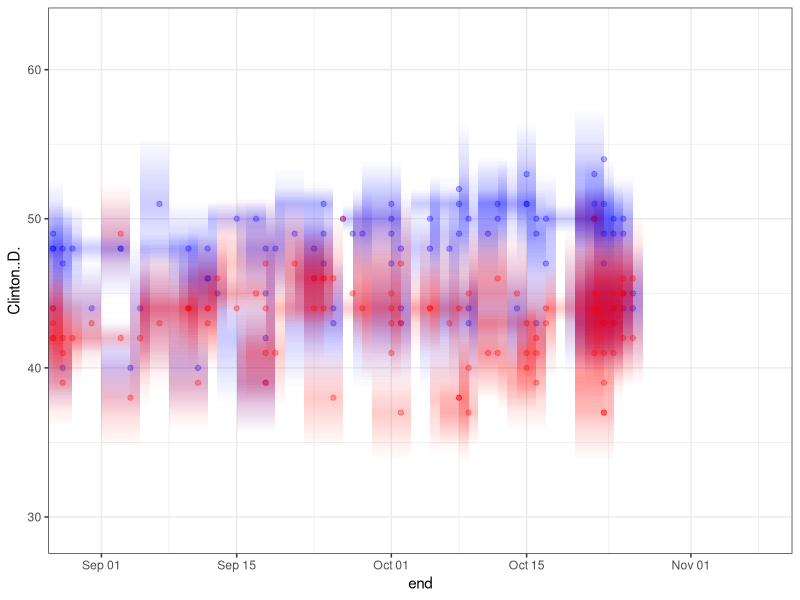

Write the R code that produced this figure.
# Curtis Kephart
# Visualizing national polling


library(ggplot2) # 2.2
library(dplyr)
library(tidyr)

# load data #####
polls = read.csv(
  file = "data/RCP_quickscrape.csv"
)
# replace with API or web-scraper



# clean up data #####
polls <-   polls %>%
  separate(Date, c("start","end"), sep = " - " ) %>%
  separate(Sample, c("sampleSize","sampleType"), sep = " " ) %>%
  mutate(
    sampleSize = ifelse(sampleSize %in% c("LV","RV"), NA, sampleSize),
    sampleSize = as.numeric(sampleSize),
    start = as.Date(paste(start,"/",year,sep=""), format = "%m/%d/%Y"),
    end = as.Date(paste(end,"/",year,sep=""), format = "%m/%d/%Y"),
    MoE = as.numeric(as.character(MoE)),
    Clinton..D. = as.numeric(as.character(Clinton..D.)),
    Trump..R. = as.numeric(as.character(Trump..R.))
  ) %>%
  tbl_df()


# Setup pretty(pretty ish?) gradient for margin of error ####

alpha_start = 0.2
alpha_end = 0
n = 20


# dems ------
data <- polls %>%
  filter( 
    !is.na(MoE))

rect_total_D = data.frame() %>% tbl_df()
for (i in 1:length(data$Poll)){
  temp = data[i,]
  y_steps <- seq(
    from = temp$Clinton..D., 
    to = (temp$Clinton..D. + temp$MoE), 
    length.out = n + 1)
  alpha_steps <- seq(
    from = alpha_start, 
    to = alpha_end, 
    length.out = n)
  rect_grad <- data.frame(ymin = y_steps[-(n + 1)], 
                          ymax = y_steps[-1], 
                          alpha = alpha_steps)
  
  
  y_steps <- seq(
    from = temp$Clinton..D., 
    to = (temp$Clinton..D. - temp$MoE), 
    length.out = n + 1)
  alpha_steps <- seq(
    from = alpha_start,
    to = alpha_end, 
    length.out = n)
  rect_grad <- rbind(
    data.frame(ymin = y_steps[-(n + 1)], 
               ymax = y_steps[-1], 
               alpha = alpha_steps
    ),
    rect_grad
  )
  
  temp = merge(temp,rect_grad)
  
  
  
  rect_total_D = bind_rows(
    rect_total_D,
    temp
  )
  
}


# reps -----
data <- polls %>%
  filter( 
    !is.na(MoE))

rect_total_R = data.frame() %>% tbl_df()
for (i in 1:length(data$Poll)){
  temp = data[i,]
  y_steps <- seq(
    from = temp$Trump..R., 
    to = (temp$Trump..R. + temp$MoE), 
    length.out = n + 1)
  alpha_steps <- seq(
    from = alpha_start, 
    to = alpha_end, 
    length.out = n)
  rect_grad <- data.frame(ymin = y_steps[-(n + 1)], 
                          ymax = y_steps[-1], 
                          alpha = alpha_steps)
  
  
  y_steps <- seq(
    from = temp$Trump..R., 
    to = (temp$Trump..R. - temp$MoE), 
    length.out = n + 1)
  alpha_steps <- seq(
    from = alpha_start,
    to = alpha_end, 
    length.out = n)
  rect_grad <- rbind(
    data.frame(ymin = y_steps[-(n + 1)], 
               ymax = y_steps[-1], 
               alpha = alpha_steps
    ),
    rect_grad
  )
  
  temp = merge(temp,rect_grad)
  
  
  
  rect_total_R = bind_rows(
    rect_total_R,
    temp
  )
  
}



ggplot(
  data = polls,
  aes(x = end)
) +
  geom_point(
    aes(
      x = end-1,
      y = Clinton..D.
    ),
    color = "blue",
    alpha = 0.3
  )   +
  # geom_smooth(
  #   aes(
  #     x = end,
  #     y = Clinton..D.
  #   ),
  #   color = "blue",
  #   se=F,
  #   span = 0.1
  # ) +
  geom_rect(data=rect_total_D, 
            aes(xmin=start, xmax=end,
                ymin=ymin, 
                ymax=ymax, 
                alpha=I(alpha)), fill="blue") +
  guides(alpha = FALSE) +
  geom_point(
    aes(
      x = end-1,
      y = Trump..R.
    ),
    color = "red",
    alpha = 0.3
  )   +
  # geom_smooth(
  #   aes(
  #     x = end,
  #     y = Trump..R.
  #   ),
  #   color = "red",
  #   se=F,
  #   span = 0.1
  # ) +
  geom_rect(data=rect_total_R, 
            aes(xmin=start, xmax=end,
                ymin=ymin, 
                ymax=ymax, 
                alpha=I(alpha)), fill="red") +
  guides(alpha = FALSE) +
  coord_cartesian(
    xlim = c(as.Date("2016-08-30"), 
             as.Date("2016-11-08")))+
  theme_bw()



